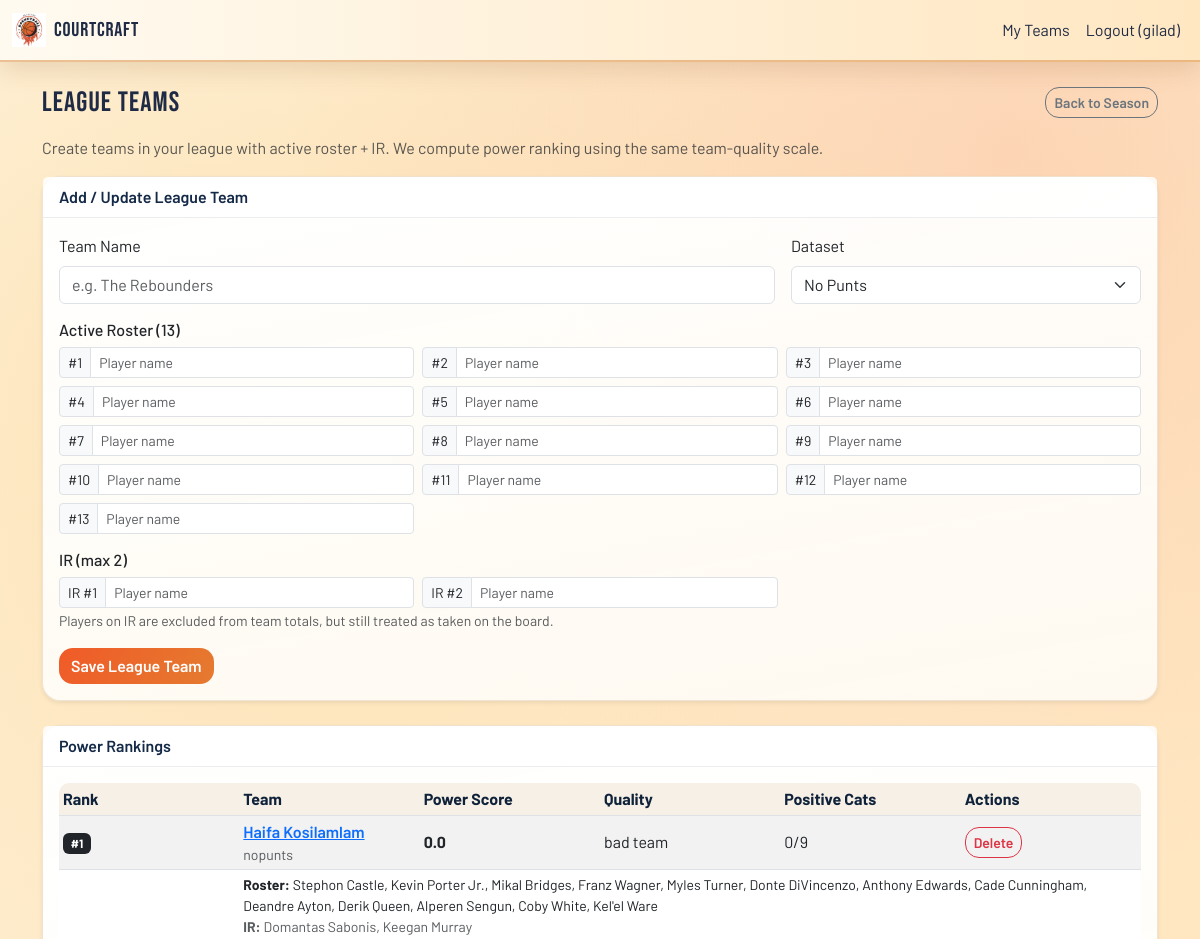
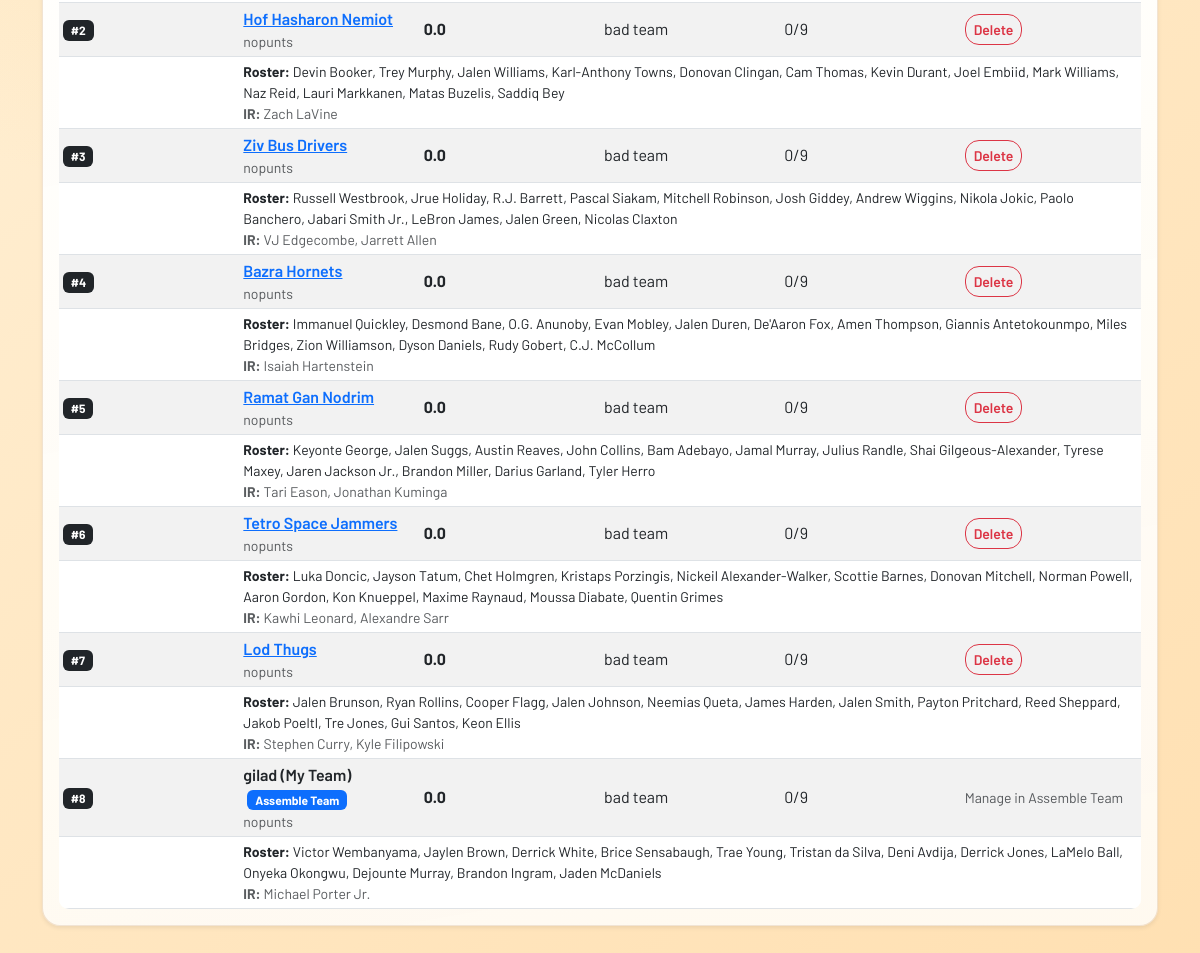
Page /season/25-26/league-teams (signed in) on the committed database (2 pictures, top to bottom).
### tables this page shows
CREATE TABLE league_teams (
                id INTEGER PRIMARY KEY AUTOINCREMENT,
                season TEXT NOT NULL,
                team_name TEXT NOT NULL,
                players TEXT NOT NULL,
                ir_players TEXT NOT NULL,
                data_type TEXT NOT NULL,
                created_at TEXT NOT NULL
            , user_id INTEGER);

CREATE TABLE "teams" (
	id INTEGER NOT NULL, 
	user_id INTEGER NOT NULL, 
	season VARCHAR(32) NOT NULL, 
	players TEXT NOT NULL, 
	data_type VARCHAR(32) NOT NULL, 
	created_at DATETIME NOT NULL, ir_players TEXT NOT NULL DEFAULT '[]', 
	PRIMARY KEY (id), 
	FOREIGN KEY(user_id) REFERENCES users (id)
);

### app.py (the view, shortened to what this page needs)
@app.route("/season/<season>/league-teams", methods=["GET", "POST"])
def league_teams_page(season):
    formatted = season.replace("-", "/")
    user_id = session.get("user_id")
    form_data_type = request.form.get("data_type", "nopunts") if request.method == "POST" else "nopunts"
    form_team_name = (request.form.get("team_name") or "").strip() if request.method == "POST" else ""
    form_players = [request.form.get(f"player{i}", "").strip() for i in range(1, 14)] if request.method == "POST" else [""] * 13
    form_ir_players = [request.form.get("ir1", "").strip(), request.form.get("ir2", "").strip()] if request.method == "POST" else ["", ""]
    edit_team_id = (request.form.get("edit_team_id") or "").strip() if request.method == "POST" else (request.args.get("edit") or "").strip()
    rows = []
    if user_id:
        db = get_db()
        rows = list(db.execute(
            "SELECT id, team_name, players, ir_players, data_type, created_at FROM league_teams WHERE season=? AND (user_id=? OR user_id IS NULL) ORDER BY created_at DESC",
            (season, user_id),
        ).fetchall())
    if user_id:
        my_row = db.execute(
            "SELECT players, ir_players, data_type, created_at FROM teams WHERE user_id=? AND season=? ORDER BY datetime(created_at) DESC LIMIT 1",
            (user_id, season),
        ).fetchone()
        if my_row:
            rows.append({
                "id": None,
                "team_name": f"{session.get('user', 'My Team')} (My Team)",
                "players": my_row["players"],
                "ir_players": my_row["ir_players"],
                "data_type": my_row["data_type"],
                "created_at": my_row["created_at"],
                "is_my_team": True,
            })
    power_rankings = _compute_league_power_rankings(season, rows)
    return render_template(
        "league_teams.html",
        season=formatted,
        season_url=season,
        can_manage=bool(user_id),
        data_type=form_data_type,
        form_team_name=form_team_name,
        form_players=form_players,
        form_ir_players=form_ir_players,
        edit_team_id=edit_team_id,
        power_rankings=power_rankings,
    )

### app.py (called while the page is built, shortened)
def get_db():
    conn = sqlite3.connect(DATABASE)
    conn.row_factory = sqlite3.Row
    return conn

@app.context_processor
def inject_globals():
    return {
        'current_year': datetime.now().year,
        'logged_in_user': session.get("user"),
        'player_headshot_url': player_headshot_url,
    }

def _read_rankings_cached(path: str):
    if not path or not os.path.exists(path):
        return None

def _load_df_for_recs(season: str, preferred_type: str):
    order = []
    if preferred_type in ("nopunts","tovpunt"): order.append(preferred_type)
    if "nopunts" not in order: order.append("nopunts")
    if "tovpunt" not in order: order.append("tovpunt")
    for t in order:
        try:
            path = os.path.join(os.path.dirname(__file__), data_dirs[t], data_files[season][t])
        except KeyError:
            continue
        df = _read_rankings_cached(path)
        if df is not None:
            return df, t
    return None, preferred_type or "nopunts"

def _team_quality_label(count_positive: int) -> str:
    return "bad team" if count_positive < 2 else (
        "ok team" if count_positive < 3 else (
            "good team" if count_positive < 4 else "great team"
        )
    )

def _load_df_for_exact_type(season: str, data_type: str):
    try:
        path = os.path.join(os.path.dirname(__file__), data_dirs[data_type], data_files[season][data_type])
    except KeyError:
        return None
    return _read_rankings_cached(path)

### templates/league_teams.html (shortened to what this page needs)
{% extends 'base.html' %}
{% block content %}
<div class="d-flex justify-content-between align-items-center mb-3">
  <h3 class="mb-0">League Teams</h3>
  <a href="{{ url_for('season_page', season=season_url) }}" class="btn btn-outline-secondary btn-sm">Back to Season</a>
</div>
<p class="text-muted">Create teams in your league with active roster + IR. We compute power ranking using the same team-quality scale.</p>
<form method="post" class="card shadow-sm mb-4" {% if not can_manage %}style="opacity:.65;pointer-events:none;"{% endif %}>
  <div class="card-header fw-semibold">{% if edit_team_id %}Edit League Team{% else %}Add / Update League Team{% endif %}</div>
  <div class="card-body">
    <div class="row g-3 mb-3">
      <div class="col-12 col-md-8">
        <label class="form-label">Team Name</label>
        <input type="text" name="team_name" class="form-control" placeholder="e.g. The Rebounders" value="{{ form_team_name or '' }}" required>
      </div>
      <div class="col-12 col-md-4">
        <label class="form-label">Dataset</label>
        <select name="data_type" class="form-select">
          <option value="nopunts" {% if data_type == 'nopunts' %}selected{% endif %}>No Punts</option>
        </select>
      </div>
    </div>
    <div class="mb-3">
      <h6>Active Roster (13)</h6>
      <div class="row g-2">
        {% for i in range(1,14) %}
          {% set val = (form_players[i-1] if form_players and form_players|length >= i else '') %}
          <div class="col-12 col-sm-6 col-lg-4">
            <div class="input-group input-group-sm">
              <span class="input-group-text">#{{ i }}</span>
              <input name="player{{ i }}" value="{{ val }}" class="form-control" list="allPlayers" autocomplete="off" placeholder="Player name">
            </div>
          </div>
        {% endfor %}
      </div>
    </div>
    <div class="mb-3">
      <h6>IR (max 2)</h6>
      <div class="row g-2">
        <div class="col-12 col-sm-6 col-lg-4">
          <div class="input-group input-group-sm">
            <span class="input-group-text">IR #1</span>
            <input name="ir1" value="{{ form_ir_players[0] if form_ir_players else '' }}" class="form-control" list="allPlayers" autocomplete="off" placeholder="Player name">
          </div>
        </div>
        <div class="col-12 col-sm-6 col-lg-4">
          <div class="input-group input-group-sm">
            <span class="input-group-text">IR #2</span>
            <input name="ir2" value="{{ form_ir_players[1] if form_ir_players and form_ir_players|length > 1 else '' }}" class="form-control" list="allPlayers" autocomplete="off" placeholder="Player name">
          </div>
        </div>
      </div>
      <small class="text-muted">Players on IR are excluded from team totals, but still treated as taken on the board.</small>
    </div>
    <button type="submit" class="btn btn-primary">{% if edit_team_id %}Update Team{% else %}Save League Team{% endif %}</button>
  </div>
</form>
<div class="card shadow-sm mb-4">
  <div class="card-header fw-semibold">Power Rankings</div>
  <div class="card-body">
    {% if power_rankings and power_rankings|length > 0 %}
      <div class="table-responsive">
        <table class="table table-striped table-sm align-middle mb-0">
          <thead>
            <tr>
              <th>Rank</th>
              <th>Team</th>
              <th>Power Score</th>
              <th>Quality</th>
              <th>Positive Cats</th>
              <th>Actions</th>
            </tr>
          </thead>
          <tbody>
            {% for t in power_rankings %}
              <tr>
                <td><span class="badge text-bg-dark">#{{ t.power_rank }}</span></td>
                <td>
                  <div class="fw-semibold">
                    {% if t.is_my_team %}
                      {{ t.team_name }} <span class="badge text-bg-primary ms-1">Assemble Team</span>
                    {% else %}
                      <a href="{{ url_for('league_teams_page', season=season_url, edit=t.id) }}">{{ t.team_name }}</a>
                    {% endif %}
                  </div>
                  <div class="small text-muted">{{ t.data_type }}</div>
                </td>
                <td><strong>{{ t.power_score }}</strong></td>
                <td>{{ t.analysis }}</td>
                <td>{{ t.positive_cats }}/9</td>
                <td>
                  {% if t.is_my_team %}
                    <span class="text-muted small">Manage in Assemble Team</span>
                  {% else %}
                    <form method="post" class="d-inline">
                      <button type="submit" class="btn btn-sm btn-outline-danger">Delete</button>
                    </form>
                  {% endif %}
                </td>
              </tr>
              <tr>
                <td></td>
                <td colspan="5">
                  <div class="small"><strong>Roster:</strong> {{ t.players|join(', ') if t.players else '-' }}</div>
                  <div class="small text-muted"><strong>IR:</strong> {{ t.ir_players|join(', ') if t.ir_players else '-' }}</div>
                </td>
              </tr>
            {% endfor %}
          </tbody>
        </table>
      </div>
    {% else %}
      <div class="text-muted">No league teams saved yet.</div>
    {% endif %}
  </div>
</div>
{% endblock %}

### static/css/courtcraft.css (style rules this page uses)
:root { --court-ink: #1f2a44; --court-deep: #2b3e62; --court-orange: #f05a28; --court-gold: #f5b448; --court-light: #fff8eb; --court-wood: #d89e64; --accent-white: #ffffff; }
html, body { margin: 0; padding: 0; width: 100%; min-height: 100%; }
body { display: flex; flex-direction: column; background: radial-gradient(circle at 20% 20%, rgba(245, 180, 72, 0.24), transparent 42%), radial-gradient(circle at 84% 8%, rgba(240, 90, 40, 0.17), transparent 36%), linear-gradient(140deg, #fff6e3 0%, #ffe9c6 54%, #ffe0b2 100%); color: #1f2a44; font-family: 'Barlow', sans-serif; }
h1, h2, h3, h4, h5, .navbar-brand span { font-family: 'Bebas Neue', sans-serif; letter-spacing: 0.04em; }
.card { border-radius: 18px; border: 1px solid rgba(192, 133, 71, 0.22); background: linear-gradient(170deg, rgba(255,255,255,0.98), rgba(255,250,242,0.96)); box-shadow: 0 12px 28px rgba(114, 67, 30, 0.16); }
.card-header { border-bottom: 1px solid rgba(14, 28, 47, 0.08); background: rgba(255, 255, 255, 0.85); color: #132947; }
.btn { border-radius: 14px; font-weight: 600; }
.btn-primary { background: linear-gradient(120deg, #f05a28, #e57b2f); border: none; }
.table { width: 100%; border-collapse: collapse; direction: ltr !important; background: rgba(255,255,255,0.97); border-radius: 10px; overflow: hidden; table-layout: fixed; }
.table th { background: #f7f0e6; color: #0f223a; }
.table td.text-truncate, .table th { white-space: nowrap; overflow: hidden; text-overflow: ellipsis; }

### rows in the picture
league_teams: power_rank "1", team_name "Haifa Kosilamlam", data_type "nopunts", power_score "0.0", analysis "bad team", positive_cats "0", players "Stephon Castle, Kevin Porter Jr., Mikal Bridges, Franz Wagner, Myles Turner, Donte DiVincenzo, Anthony Edwards, Cade Cunningham, Deandre Ayton, Derik Queen, Alperen Sengun, Coby White, Kel'el Ware", ir_players "Domantas Sabonis, Keegan Murray"
league_teams: power_rank "2", team_name "Hof Hasharon Nemiot", data_type "nopunts", power_score "0.0", analysis "bad team", positive_cats "0", players "Devin Booker, Trey Murphy, Jalen Williams, Karl-Anthony Towns, Donovan Clingan, Cam Thomas, Kevin Durant, Joel Embiid, Mark Williams, Naz Reid, Lauri Markkanen, Matas Buzelis, Saddiq Bey", ir_players "Zach LaVine"
league_teams: power_rank "3", team_name "Ziv Bus Drivers", data_type "nopunts", power_score "0.0", analysis "bad team", positive_cats "0", players "Russell Westbrook, Jrue Holiday, R.J. Barrett, Pascal Siakam, Mitchell Robinson, Josh Giddey, Andrew Wiggins, Nikola Jokic, Paolo Banchero, Jabari Smith Jr., LeBron James, Jalen Green, Nicolas Claxton", ir_players "VJ Edgecombe, Jarrett Allen"
league_teams: power_rank "4", team_name "Bazra Hornets", data_type "nopunts", power_score "0.0", analysis "bad team", positive_cats "0", players "Immanuel Quickley, Desmond Bane, O.G. Anunoby, Evan Mobley, Jalen Duren, De'Aaron Fox, Amen Thompson, Giannis Antetokounmpo, Miles Bridges, Zion Williamson, Dyson Daniels, Rudy Gobert, C.J. McCollum", ir_players "Isaiah Hartenstein"
league_teams: power_rank "5", team_name "Ramat Gan Nodrim", data_type "nopunts", power_score "0.0", analysis "bad team", positive_cats "0", players "Keyonte George, Jalen Suggs, Austin Reaves, John Collins, Bam Adebayo, Jamal Murray, Julius Randle, Shai Gilgeous-Alexander, Tyrese Maxey, Jaren Jackson Jr., Brandon Miller, Darius Garland, Tyler Herro", ir_players "Tari Eason, Jonathan Kuminga"
league_teams: power_rank "6", team_name "Tetro Space Jammers", data_type "nopunts", power_score "0.0", analysis "bad team", positive_cats "0", players "Luka Doncic, Jayson Tatum, Chet Holmgren, Kristaps Porzingis, Nickeil Alexander-Walker, Scottie Barnes, Donovan Mitchell, Norman Powell, Aaron Gordon, Kon Knueppel, Maxime Raynaud, Moussa Diabate, Quentin Grimes", ir_players "Kawhi Leonard, Alexandre Sarr"
league_teams: power_rank "7", team_name "Lod Thugs", data_type "nopunts", power_score "0.0", analysis "bad team", positive_cats "0", players "Jalen Brunson, Ryan Rollins, Cooper Flagg, Jalen Johnson, Neemias Queta, James Harden, Jalen Smith, Payton Pritchard, Reed Sheppard, Jakob Poeltl, Tre Jones, Gui Santos, Keon Ellis", ir_players "Stephen Curry, Kyle Filipowski"
teams: power_rank "8", team_name "gilad (My Team)", data_type "nopunts", power_score "0.0", analysis "bad team", positive_cats "0", shows "Manage in Assemble Team", players "Victor Wembanyama, Jaylen Brown, Derrick White, Brice Sensabaugh, Trae Young, Tristan da Silva, Deni Avdija, Derrick Jones, LaMelo Ball, Onyeka Okongwu, Dejounte Murray, Brandon Ingram, Jaden McDaniels", ir_players "Michael Porter Jr."

### other values in the picture
{{ logged_in_user }} "gilad"
{{ i }} "1" "2" "3" "4" "5" "6" "7" "8" "9" "10" "11" "12" "13"
